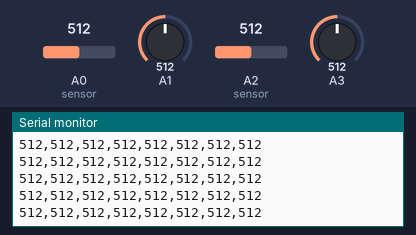
Bench run of a sketch on a simulated Arduino Uno, built with avr-gcc and run on an emulated ATmega328P. Parts: the last lines printed to the serial monitor. The test bench sets the inputs (shaded band); at power-on: A0 (sensor) = 512, A1 = 512, A2 (sensor) = 512, A3 = 512.

Above: at 1.2 s.
1.3 s: A0 (sensor) set to 110
At 2.1 s:
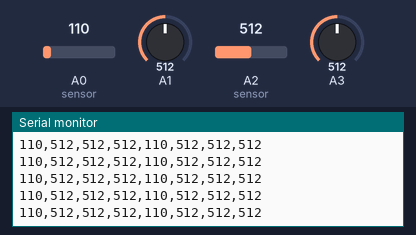
4.3 s: A0 (sensor) set to 93
At 5.0 s:
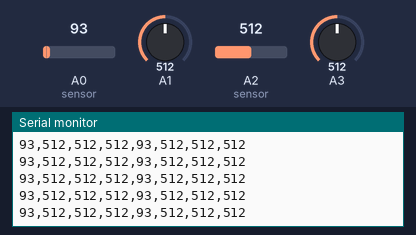
5.8 s: A1 set to 110
At 6.5 s:
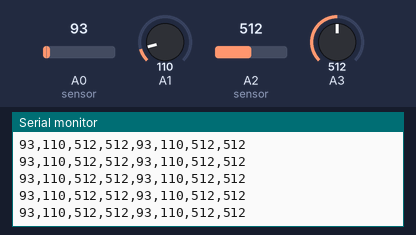
8.8 s: A1 set to 94
At 9.4 s:
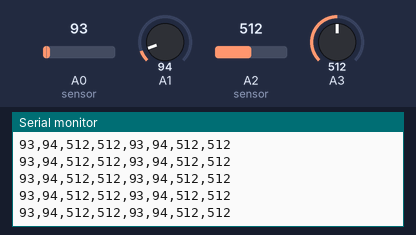
Timing chart, 0 to 11.8 s (numbered marks = the images above; inputs shaded):
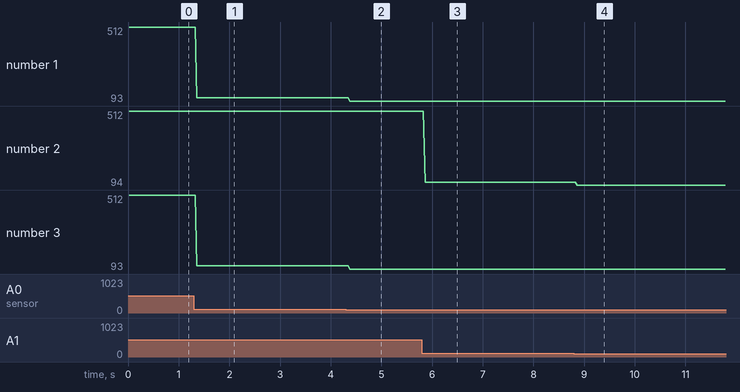

The sketch:

multiIO.ino
```cpp
//Creation&Computation
//Modified by Finlay Braithwaite. Receiving Data from P5 capacity removed. Sending Data to P5 capacity increased to accomodate 8 potentiometers.
//reads a sensor and sends the value out the Serial port
//Uses a basic sending function to allow for multiple values to be sent


long lastSend;                                               //used for the timer controlling the send rate
int sendDelay = 20;                                         //ms between data sends. required for proper functionality

int sensorVals[8];                                          //array used to hold the sensor values. Modified to accomodate 8 potentiometers.


void setup() {

Serial.begin(9600);                                         //turn on the Serial port @ 9600 baud, this is the default for the P5 server
}

void loop() {

sensorVals[0] = analogRead(A0);                              //read the sensor values and put them into the array
sensorVals[1] = analogRead(A1);
sensorVals[2] = analogRead(A2);                              //read the sensor values and put them into the array
sensorVals[3] = analogRead(A3);
sensorVals[4] = analogRead(A0);                              //read the sensor values and put them into the array
sensorVals[5] = analogRead(A1);
sensorVals[6] = analogRead(A2);                              //read the sensor values and put them into the array
sensorVals[7] = analogRead(A3);


sendData(sensorVals,(sizeof(sensorVals)/sizeof(int)), 20);  //execute the sendData function
                                                            //(sizeof(sensorVals)/sizeof(int)) is used because we are passing an
                                                            //array into the function and arduino can't determine the size of the
                                                            //array in that s0cope


}


void sendData(int sVal[], int arLength, int sDel)           //this is the function that sends data out the Serial port
{                                                           //the format is   "sensorvalue1,sensorvalue2,sensorvalue3,..."
    if(millis()-lastSend>=sDel)                             //simple timer controls how often it sends
    {
      for(int i=0;i<arLength;i++)                           //for loop is used to package up all the values in the array
      {
        if(i<arLength-1)                                    //this checks what to do if it ISN'T the last value
        {                                                   //it uses Serial.print and adds the comma to the string
        Serial.print(sVal[i]);
        Serial.print(",");
        }
          else
          {
          Serial.println(sVal[i]);                          //there is a different command for the final value
          }                                                 //we use Serial.println because the server looks for the newline character to know the end of the messages
      }                                                     //it also doesn't need the comma because it is the last value
      lastSend = millis();                                  //save the time that the value is sent, so the timer will work
    }
}
```

Measured:
- after the input at 1.3 s, the serial monitor: prints a new line after 0.06 s (image 1)
- after the input at 4.3 s, the serial monitor: prints a new line after 0.08 s (image 2)
- after the input at 5.8 s, the serial monitor: prints a new line after 0.06 s (image 3)
- after the input at 8.8 s, the serial monitor: prints a new line after 0.06 s (image 4)
- plotted number 1: 512 → 110 after the input at 1.3 s, 110 → 93 after the input at 4.3 s
- plotted number 2: 110 → 94 after the input at 8.8 s
- plotted number 3: 512 → 110 after the input at 1.3 s, 110 → 93 after the input at 4.3 s
